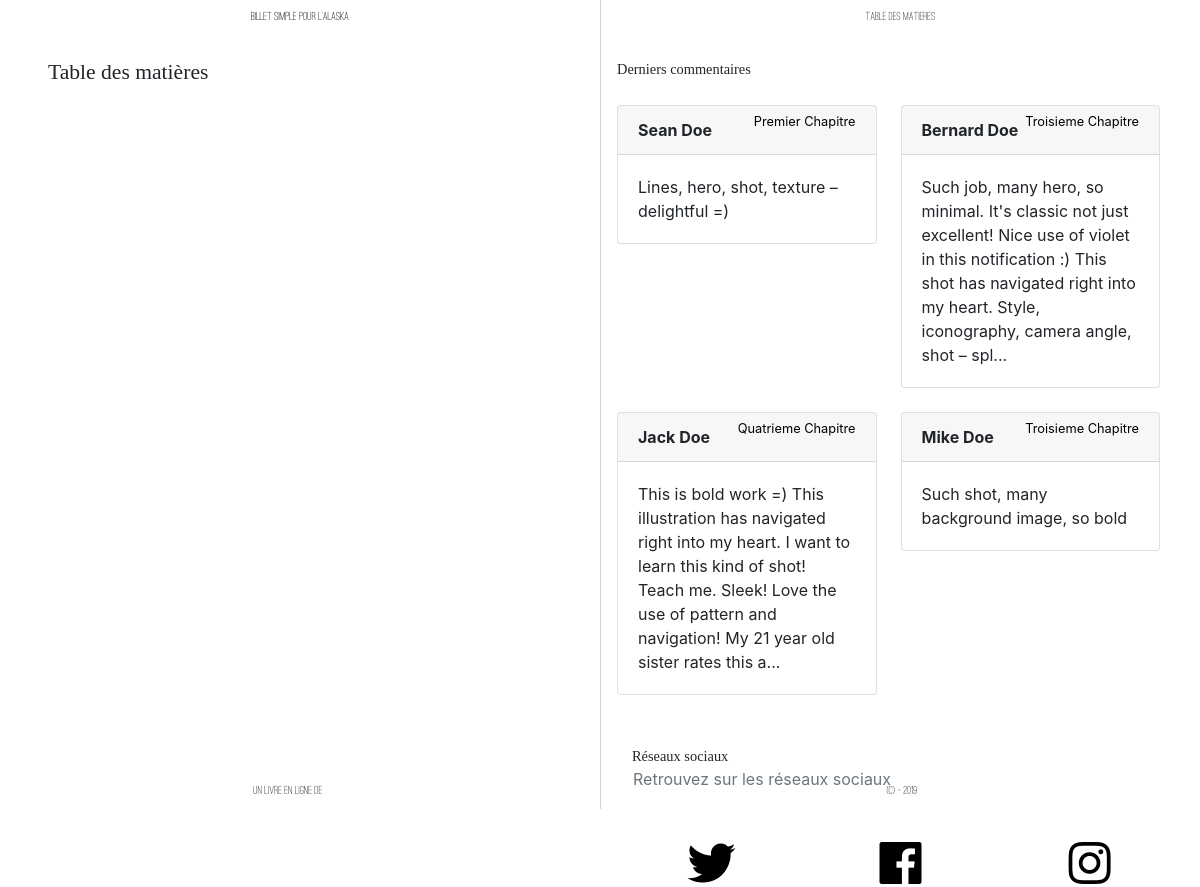
Before: / with the older database file.
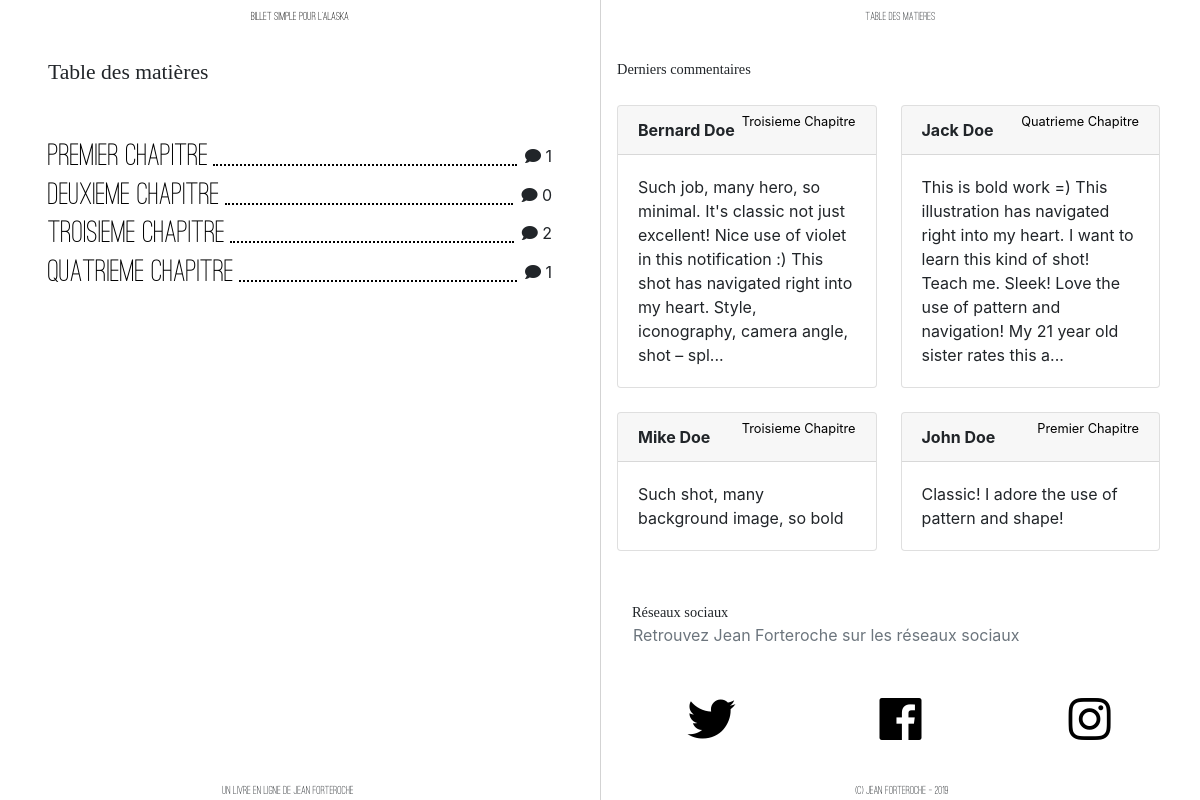
After: the same page with the newer database file.
### tables this page shows
CREATE TABLE IF NOT EXISTS `comments` (
  `id` int(11) NOT NULL AUTO_INCREMENT,
  `author` varchar(255) NOT NULL,
  `content` text NOT NULL,
  `signaled` int(255) NOT NULL DEFAULT '0',
  `moderated` tinyint(1) NOT NULL DEFAULT '0',
  `article_id` int(11) NOT NULL,
  PRIMARY KEY (`id`)
);

CREATE TABLE IF NOT EXISTS `articles` (
  `id` int(11) NOT NULL AUTO_INCREMENT,
  `title` varchar(255) NOT NULL,
  `content` text NOT NULL,
  `status` varchar(255) NOT NULL,
  `date` timestamp NOT NULL DEFAULT CURRENT_TIMESTAMP,
  `updated` timestamp NOT NULL DEFAULT CURRENT_TIMESTAMP,
  PRIMARY KEY (`id`)
);

CREATE TABLE IF NOT EXISTS `users` (
  `id` int(11) NOT NULL AUTO_INCREMENT,
  `username` varchar(255) NOT NULL,
  `surname` varchar(255) NOT NULL,
  `name` varchar(255) NOT NULL,
  `password` varchar(255) NOT NULL,
  `avatar` varchar(255) NOT NULL,
  `twitter` varchar(255) NOT NULL,
  `facebook` varchar(255) NOT NULL,
  `instagram` varchar(255) NOT NULL,
  `role` varchar(255) NOT NULL,
  PRIMARY KEY (`id`)
);

### controller/Frontend.php (called while the page is built, shortened)
<?php
class Frontend extends Common {
	public function frontPage() {
		$articles = $this->articleManager->getArticles('published');
		$comments = $this->commentManager->getLastComments();
		$this->commentManager->getArticleTitle($comments);
		$admin = $this->userManager->getAdminInfos();
		require_once('./view/frontend/homeView.php');
	}
}

### model/CommentManager.php (called while the page is built, shortened)
<?php
class CommentManager extends Manager {
	public function getLastComments() {
		$this->lastCommentsArray = [];
		$db = $this->dbConnect();
		$req = $db->prepare('SELECT * FROM comments ORDER BY id DESC LIMIT 4');
		$req->execute();
		while ($data = $req->fetch()){
			$comment = new Comment($data);
			array_push($this->lastCommentsArray, $comment);
		};
		return $this->lastCommentsArray;
	}
	public function getArticleTitle($commentsArray) {
		$articleManager = new ArticleManager();
		foreach($commentsArray as $comment) {
			$article = $articleManager->getArticle($comment->getArticleId());
		}
	}
	public function totalComments($articleId) {
		$db = $this->dbConnect();
		$req = $db->query("SELECT COUNT(id) FROM comments WHERE article_id = '$articleId'")->fetchColumn();
		return $req;
	}
}

### controller/Autoloader.php (called while the page is built, shortened)
<?php
class Autoloader{
	static function autoload($class){
		$class = str_replace("\\", '/', $class);
	}
}

### model/Comment.php (called while the page is built, shortened)
<?php
class Comment{
	private $author;
	private $content;
	private $articleId;
	private $articleTitle;
    public function setId($id)
    {
        return $this;
    }
    public function getAuthor()
    {
        return $this->author;
    }
    public function setAuthor($author)
    {
        $this->author = $author;
        return $this;
    }
    public function getContent()
    {
        return $this->content;
    }
    public function setContent($content)
    {
        $this->content = $content;
        return $this;
    }
    public function getArticleId()
    {
        return $this->articleId;
    }
    public function setArticleId($articleId)
    {
        $this->articleId = $articleId;
        return $this;
    }
    public function getArticleTitle()
    {
        return $this->articleTitle;
    }
    public function setArticleTitle($articleTitle)
    {
        $this->articleTitle = $articleTitle;
        return $this;
    }
    public function setSignaled($signaled)
    {
        return $this;
    }
}

### model/ArticleManager.php (called while the page is built, shortened)
<?php
class ArticleManager extends Manager {
	public function getArticles($status) {
		$this->articlesArray = [];
		$db = $this->dbConnect();
		$req = $db->prepare('SELECT * FROM articles WHERE status = ? ORDER BY id');
		$req->execute(array($status));
		while ($data = $req->fetch()){
			$article = new Article($data);
			array_push($this->articlesArray, $article);
		};
		return $this->articlesArray;
	}
	public function getArticle($articleId) {
		$db = $this->dbConnect();
		$req = $db->prepare('SELECT * FROM articles WHERE id = ?');
		$req->execute(array($articleId));
		$data = $req->fetch();
		if (!empty($data)) {
			$article = new Article($data);
			return $article;
		}
		else {
			throw new \Exception ('Cet article n\'existe pas.');
		}
	}
}

### model/Article.php (called while the page is built, shortened)
<?php
class Article {
	private $id;
	private $title;
	private $totalComments;
	public function __construct(array $data) {
		$commentManager = new CommentManager();
		$totalComments = $commentManager->totalComments($this->getId());
	}
    public function getId()
    {
        return $this->id;
    }
    public function setId($id)
    {
        $this->id = $id;
        return $this;
    }
    public function getTitle()
    {
        return $this->title;
    }
    public function setTitle($title)
    {
        $this->title = $title;
        return $this;
    }
    public function setContent($content)
    {
        return $this;
    }
    public function setStatus($status)
    {
        return $this;
    }
    public function setDate($date)
    {
        return $this;
    }
    public function setUpdated($updated)
    {
        return $this;
    }
    public function getTotalComments()
    {
        return $this->totalComments;
    }
    public function setTotalComments($totalComments)
    {
        $this->totalComments = $totalComments;
        return $this;
    }
}

### model/UserManager.php (called while the page is built, shortened)
<?php
class UserManager extends Manager {
	public function getAdminInfos(){
		$db = $this->dbConnect();
		$req = $db->prepare("SELECT * FROM users WHERE role = 'admin'");
		$req->execute();
		$data = $req->fetch();
		if(!empty($data)) {
			$user = new User($data);
			return $user;
		}
		else {
			throw new \Exception('Impossible de trouver les infos de l\'administrateur.');
		}
	}
}

### model/User.php (called while the page is built, shortened)
<?php
class User {
	private $surname;
	private $name;
    public function setId($id)
    {
        return $this;
    }
    public function setUsername($username)
    {
        return $this;
    }
    public function setPassword($password)
    {
        return $this;
    }
    public function getSurname()
    {
        return $this->surname;
    }
    public function setSurname($surname)
    {
        $this->surname = $surname;
        return $this;
    }
    public function getName()
    {
        return $this->name;
    }
    public function setName($name)
    {
        $this->name = $name;
        return $this;
    }
    public function setAvatar($avatar)
    {
        return $this;
    }
    public function setTwitter($twitter)
    {
        return $this;
    }
    public function setFacebook($facebook)
    {
        return $this;
    }
    public function setInstagram($instagram)
    {
        return $this;
    }
}

### view/frontend/homeView.php (the view, shortened to what the changed rows need)
<?php $title = 'Billet Simple pour l\'Alaska - Jean Forteroche';
$pageTitle = 'TABLE DES MATIERES';
ob_start(); ?>
	<div class="col-6 h-100 px-5 left-page">
		<nav id="chapter-list">
			<span class="neutral-xl-title">Table des matières</span><br /><br />
			<div class="d-flex flex-column mt-4">
				<?php
				foreach ($articles as $article){
					$articleId = $article->getId();
					$articleTitle = $article->getTitle();
					$totalComments = $article->getTotalComments();
				?>
					<div style="width:100%;">
						<div class=float-left">
							<h2><a href="index.php?action=article&id=<?= $articleId ?>"><?= $articleTitle ?></a></h2>
						</div>
						<div class="float-right mt-2 ml-2">
							<i class="fas fa-comment"> </i> <?= $totalComments ?></i>
						</div>
						<div id="chapter-list-filler" class="mt-1">
						</div>
					</div>
				<?php
				}
				?>
			</div>
		</nav>
	</div>
	<div class="col-6 h-100 px-3 right-page">
		<div id="last-comments" class="fluid-container no-gutters">
			<div class="row no-gutters">
				<?php
				foreach ($comments as $comment){
				?>
					<div class="col-6 mt-4">
						<div class="card mr-4">
							<div class="card-header d-flex justify-content-between">
								<?= $comment->getAuthor() ?>
								<span class="card-subtitle text-muted small">
									<a href="index.php?action=article&id=<?= $comment->getArticleId() ?>"><?= $comment->getArticleTitle() ?></a>
								</span>
							</div>
							<div class="card-body">
								<p class="card-text"><?php echo substr($comment->getContent(), 0, 200); if (strlen($comment->getContent()) > 200) { echo '...';} ?></p>
							</div>
						</div>
					</div>
				<?php
				}
				?>
			</div>
			<div class="row mt-5 no-gutters">
				<div class="col-12 mb-5">
					<span class="neutral-md-title col-12">Réseaux sociaux</span><br />
					<span class="text-muted pl-3">Retrouvez <?= $admin->getSurname() . ' ' . $admin->getName()?> sur les réseaux sociaux
				</div>
			</div>
		</div>
	</div>
<?php $content = ob_get_clean();
require_once('template.php');

### view/frontend/template.php (shortened to what the changed rows need)
<!DOCTYPE html>
<html>
	<head>
		<link rel="stylesheet" href="https://use.fontawesome.com/releases/v5.7.1/css/all.css">
		<link rel="stylesheet" href="./public/css/style.css">
		<link rel="stylesheet" href="https://stackpath.bootstrapcdn.com/bootstrap/4.2.1/css/bootstrap.min.css">
	</head>
	<body class="container-fluid p-0 relative">
		<div class="row no-gutters">
			<div class="col-6 h-100">
				<header class="row mb-4 top-header">
					<h1><a href="index.php">BILLET SIMPLE POUR L'ALASKA</a></h1>
				</header>
			</div>
			<div class="col-6 h-100 top-right-header">
				<header class="row mb-4 top-header">
					<h1>
						<?= $pageTitle ?>
					</h1>
				</header>
			</div>
		</div>
		<div class="row no-gutters main-content relative">
			<?= $content ?>
		</div>
		<div class="row no-gutters relative footer-wrapper">
			<div class="col-6 h-100">
				<footer class="row no-gutters mb-4 footer-left pt-4">
					<?php if (isset($nav)) { ?>
					<div class="col-3">
						<span id="prev"><a href="#"><i class="fas fa-chevron-left mr-1 ml-4"></i> PAGE PRECEDENTE</a></span>
					</div>
					<div class="col-6 offset-3">
						<?php if($prevId !== 'last') { ?>
						<a href="?action=article&id=<?= $prevId ?>">CHAPITRE PRECEDENT</a>
						<?php } ?>
					</div>
					<?php }
					else { ?>
						<h2>UN LIVRE EN LIGNE DE <?= $admin->getSurname() . ' ' . $admin->getName() ?></h2>
					<?php } ?>
				</footer>
			</div>
			<div class="col-6 top-right-header">
				<footer class="row mb-4 footer-right no-gutters pt-4">
					<?php if (isset($nav)) { ?>
					<div class="col-6">
						<?php if($nextId !== 'last') { ?>
							<a href="?action=article&id=<?= $nextId ?>">CHAPITRE SUIVANT</a>
						<?php } ?>
					</div>
					<div class= "col-3 offset-3">
						<span id="next"><a href="#">PAGE SUIVANTE <i class="fas fa-chevron-right"></i></a></span>
					</div>
					<?php }
					else { ?>
						<h2>(c) <?= $admin->getSurname() . ' ' . $admin->getName() ?> - 2019</h2>
					<?php } ?>
				</footer>
			</div>
		</div>
	</body>
</html>

Changed rows visible on the page:
removed comments: author "Sean Doe", article.title "Premier Chapitre", content "Lines, hero, shot, texture – delightful =)"
now on this page (row edited): articles: title "Premier Chapitre", totalComments "1"
now on this page (row edited): articles: title "Deuxieme Chapitre", totalComments "0"
now on this page (row edited): articles: title "Troisieme Chapitre", totalComments "2"
now on this page (row edited): articles: title "Quatrieme Chapitre", totalComments "1"
now on this page (row edited): comments: author "John Doe", article.title "Premier Chapitre", content "Classic! I adore the use of pattern and shape!"
now on this page (row edited): users: surname "Jean", name "Forteroche"
